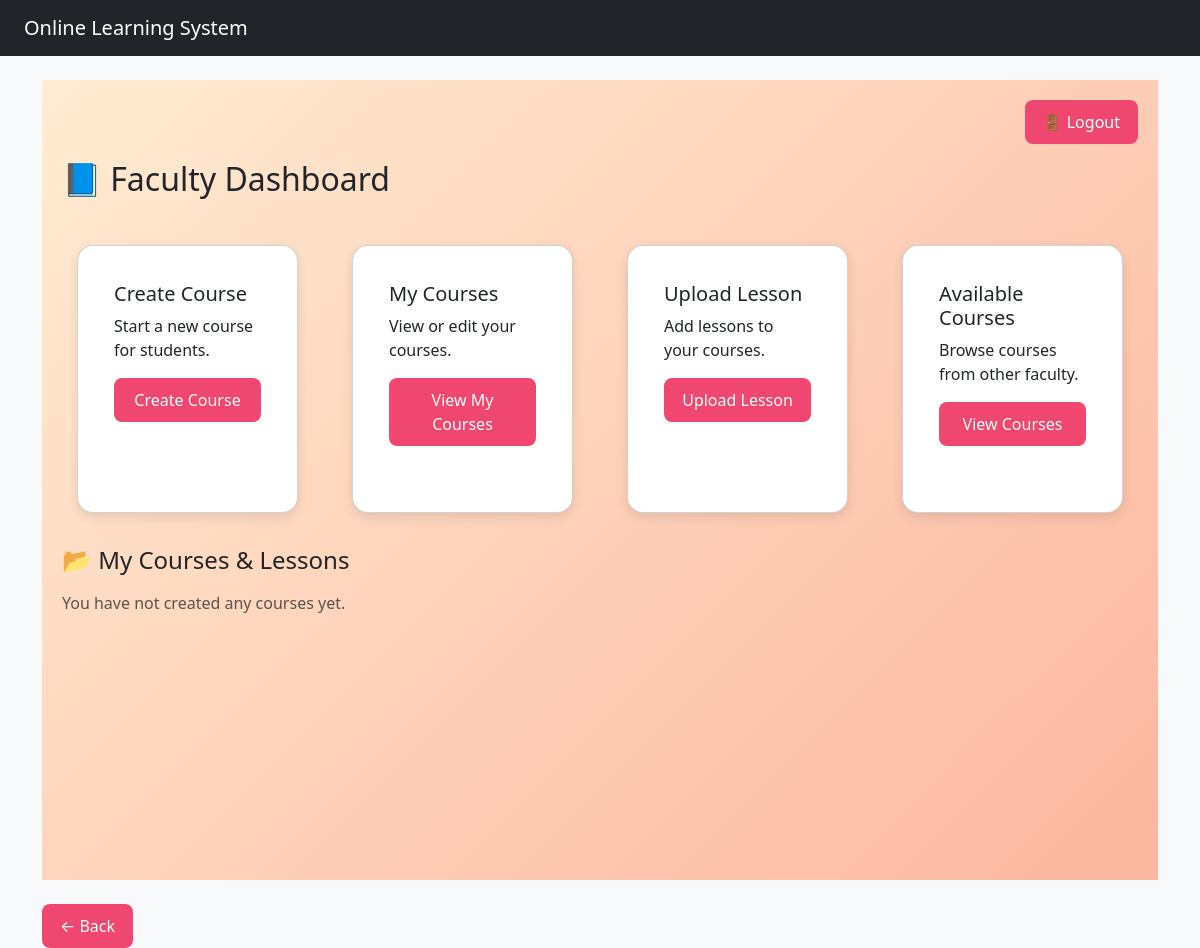
The app's page /users/faculty-dashboard/ (signed in), older data.
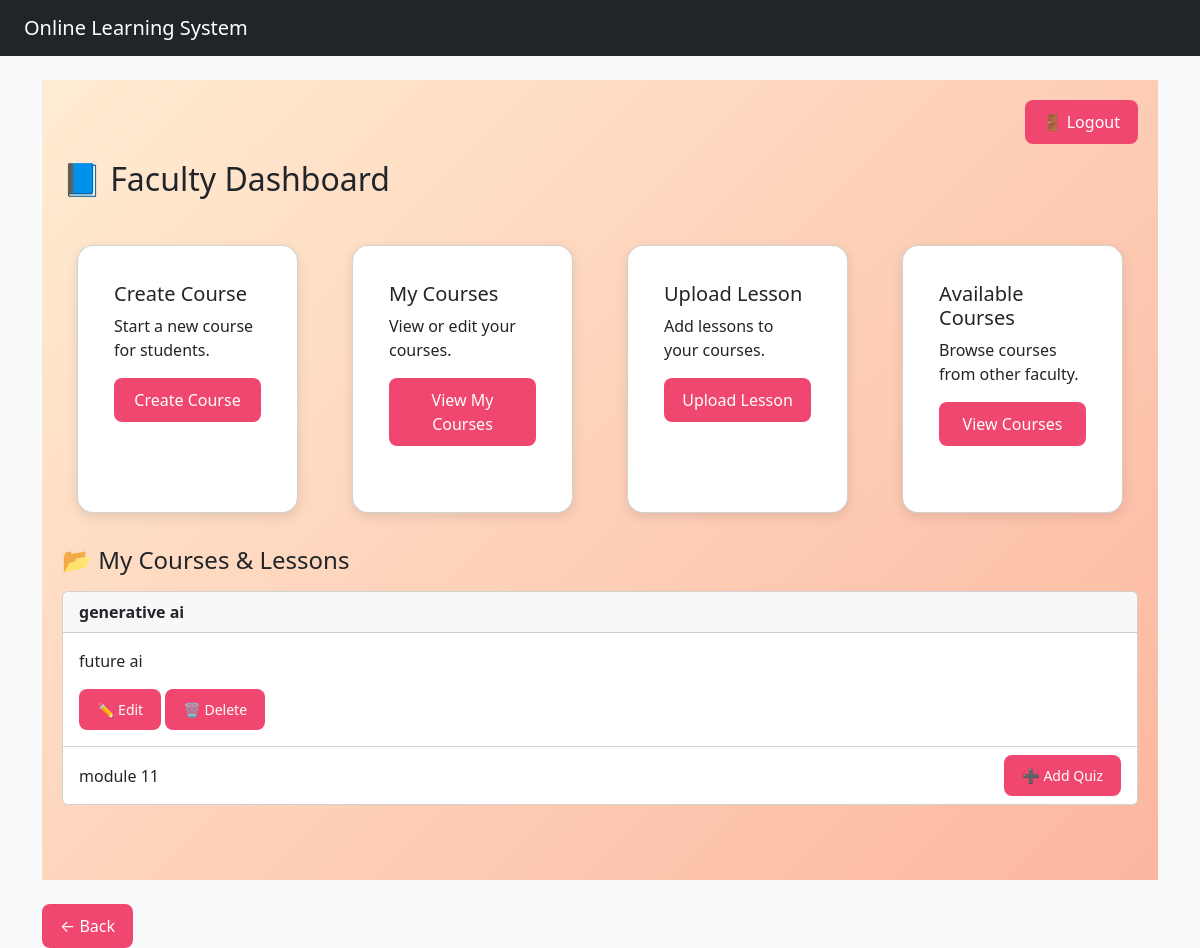
The same page, newer data.
### courses/models.py (models this page shows, shortened)
class Course(models.Model):
    title = models.CharField(max_length=100)
    description = models.TextField()
    created_by = models.ForeignKey(
        settings.AUTH_USER_MODEL,
        on_delete=models.CASCADE,
        related_name='created_courses'
    )
    enrolled_students = models.ManyToManyField(
        settings.AUTH_USER_MODEL,
        through='Enrollment',
        related_name='enrolled_courses',
        blank=True
    )

class Lesson(models.Model):
    course = models.ForeignKey(
        Course,
        on_delete=models.CASCADE,
        related_name='lessons'
    )
    title = models.CharField(max_length=100)
    content = models.TextField()
    video_url = models.URLField(blank=True, null=True)

### users/views.py (the view)
# urls.py: path('faculty-dashboard/', views.faculty_dashboard, name='faculty_dashboard'),
@login_required
@user_passes_test(is_faculty)
def faculty_dashboard(request):
    my_courses = (
        Course.objects
        .filter(created_by=request.user)
        .prefetch_related('lessons')  # Use related_name='lessons' from Lesson model
    )
    return render(request, 'users/faculty_dashboard.html', {'my_courses': my_courses})

### users/views.py (called while the page is built)
def is_faculty(user):
    return getattr(user, 'role', None) == 'faculty'

### users/templates/users/faculty_dashboard.html (shortened to what this page needs)
{% extends "base.html" %}
{% block content %}
<div class="dashboard-container">
    <div class="d-flex justify-content-end mb-3">
        <form method="POST" action="{% url 'logout' %}">
            <button type="submit" class="btn btn-logout">🚪 Logout</button>
        </form>
    </div>
    <div class="d-flex justify-content-between align-items-center mb-4">
        <h2 class="dashboard-title">📘 Faculty Dashboard</h2>
    </div>
    <div class="row g-4 mb-5">
        <div class="col-md-3">
            <div class="card dashboard-card h-100">
                <div class="card-body">
                    <h5 class="card-title">Create Course</h5>
                    <p class="card-text">Start a new course for students.</p>
                    <a href="{% url 'courses:create_course' %}" class="btn btn-primary w-100">Create Course</a>
                </div>
            </div>
        </div>
        <div class="col-md-3">
            <div class="card dashboard-card h-100">
                <div class="card-body">
                    <h5 class="card-title">My Courses</h5>
                    <p class="card-text">View or edit your courses.</p>
                    <a href="{% url 'courses:my_courses' %}" class="btn btn-primary w-100">View My Courses</a>
                </div>
            </div>
        </div>
        <div class="col-md-3">
            <div class="card dashboard-card h-100">
                <div class="card-body">
                    <h5 class="card-title">Upload Lesson</h5>
                    <p class="card-text">Add lessons to your courses.</p>
                    <a href="{% url 'courses:upload_lesson' %}" class="btn btn-primary w-100">Upload Lesson</a>
                </div>
            </div>
        </div>
        <div class="col-md-3">
            <div class="card dashboard-card h-100">
                <div class="card-body">
                    <h5 class="card-title">Available Courses</h5>
                    <p class="card-text">Browse courses from other faculty.</p>
                    <a href="{% url 'courses:available_courses' %}" class="btn btn-primary w-100">View Courses</a>
                </div>
            </div>
        </div>
    </div>
    <h4 class="section-title mb-3">📂 My Courses & Lessons</h4>
    {% for course in my_courses %}
        <div class="card course-card mb-4">
            <div class="card-header course-header">
                <strong>{{ course.title }}</strong>
            </div>
            <div class="card-body">
                <p>{{ course.description }}</p>
                <a href="{% url 'courses:edit_course' course.id %}" class="btn btn-warning btn-sm">✏️ Edit</a>
                <a href="{% url 'courses:delete_course' course.id %}" class="btn btn-danger btn-sm">🗑️ Delete</a>
            </div>
            {% if course.lessons %}
                <ul class="list-group list-group-flush">
                   {% for lesson in course.lessons.all %}
                        <li class="list-group-item d-flex justify-content-between align-items-center">
                            {{ lesson.title }}
                            <a href="{% url 'courses:add_quiz' lesson.id %}"
                               class="btn btn-success btn-sm"
                               title="Add a quiz to this lesson">
                               ➕ Add Quiz
                            </a>
                        </li>
                    {% endfor %}
                </ul>
            {% else %}
                <p class="p-3 text-muted">No lessons uploaded yet.</p>
            {% endif %}
        </div>
    {% empty %}
        <p class="text-muted">You have not created any courses yet.</p>
    {% endfor %}
</div>
{% endblock %}

Row changes from the older to the newer data that the page shows:
added Course: title "generative ai", description "future ai"
added Lesson: title "module 11"
Text that changed along with them:
text no longer shown: "You have not created any courses yet."
